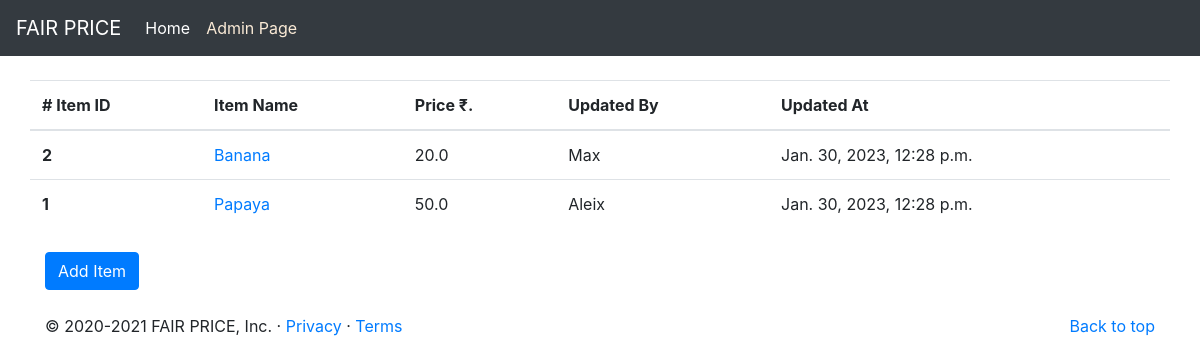
Before: /markets/items/1 with the older database file.
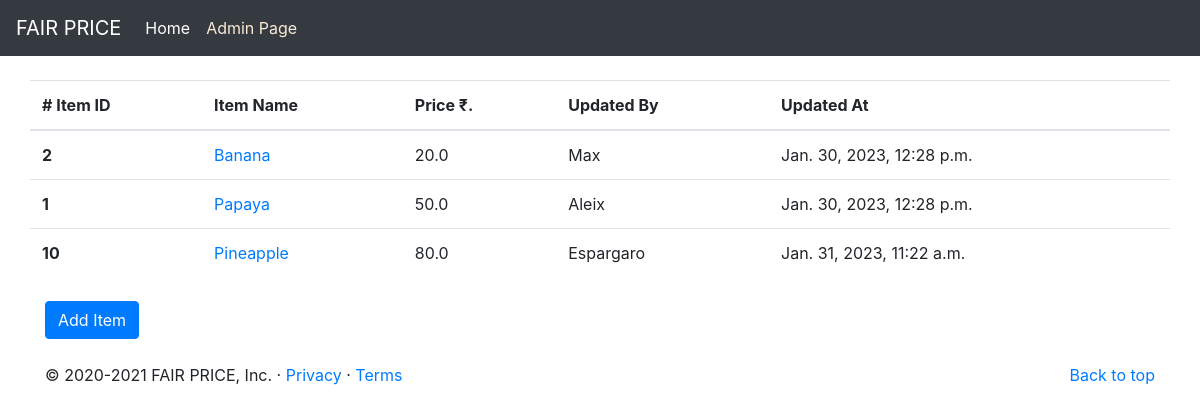
After: the same page with the newer database file.
### markets/models.py (models this page shows, shortened)
class Items(models.Model):
    item_name = models.CharField(max_length=200)
    price = models.FloatField()
    updated_at = models.DateTimeField()
    updated_by = models.CharField(max_length=200)
    category = models.ForeignKey(Categories, on_delete=models.CASCADE)
    class Meta:
        db_table = 'items'

### markets/views.py (the view)
# urls.py: path('items/<int:category_id>', views.items, name='items'),
def items(request, category_id):
    items = Items.objects.filter(category_id=category_id).order_by('price')
    return render(request, 'markets/items.html', {"items": items, "category_id": category_id})

### templates/markets/items.html
{% extends 'base.html' %}
{% block content %}
<div class="row mb-2">
    {% if items %}
    <table class="table">
        <thead>
            <tr>
                <th scope="col"># Item ID</th>
                <th scope="col">Item Name</th>
                <th scope="col">Price ₹.</th>
                <th scope="col">Updated By</th>
                <th scope="col">Updated At</th>
            </tr>
        </thead>
        <tbody>
            {% for i in items %}
            <tr>
                <th scope="row">{{ i.id }}</th>
                <td><a href="{% url 'markets:getItem' i.id %}">{{ i.item_name }}</a></td>
                <td>{{ i.price }}</td>
                <td>{{ i.updated_by }}</td>
                <td>{{ i.updated_at }}</td>
            </tr>
            {% endfor %}
        </tbody>
    </table>
    {% else %}
    <p>No items available for this category!</p>
    {% endif %}
    <br>
</div>
<a href="/markets/add-item/{{ category_id }}" class="btn btn-primary">Add Item</a>
{% endblock %}

Changed rows visible on the page:
added Items: id "10", item_name "Pineapple", price "80.0", updated_by "Espargaro", updated_at "Jan. 31, 2023, 11:22 a.m."
